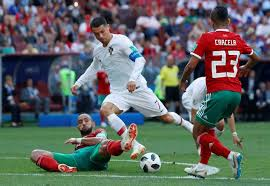
#> input picture week2 (image-operation)/part1/ronaldo.jpg, 270 x 186 px
$ python flip.py
#> lines starting #> are read from the running program, lines starting #| are printed output that depends on the picture
import cv2 as cv
import numpy as np
img = cv.imread("ronaldo.jpg")
#> img is the input picture: shape (186, 270, 3); mean B, G, R 98.4, 100.4, 95.4

#  vertical
flipped1 = cv.flip(img, 0)
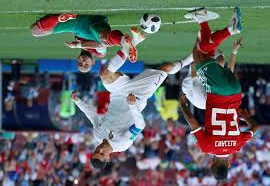
#> flipped1: shape (186, 270, 3); mean B, G, R 98.4, 100.4, 95.4

#  horizontal
flipped2 = cv.flip(img, 1)
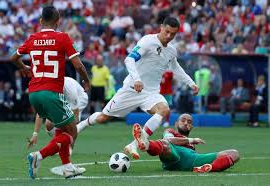
#> flipped2: shape (186, 270, 3); mean B, G, R 98.4, 100.4, 95.4

#  horizontal, vertical
flipped3 = cv.flip(img, -1)
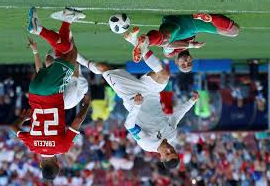
#> flipped3: shape (186, 270, 3); mean B, G, R 98.4, 100.4, 95.4

cv.imshow("ver", flipped1)
cv.imshow("hor", flipped2)
cv.imshow("H&V", flipped3)
cv.imshow("Org", img)
cv.waitKey()
cv.destroyAllWindows()
